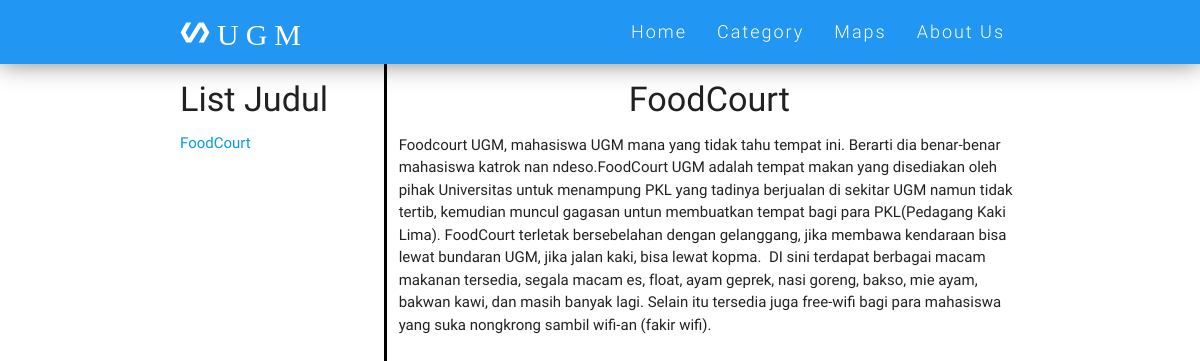
/article.php?cat=food, run on the app's committed database.
### tables this page shows
CREATE TABLE IF NOT EXISTS `artikel` (
`id` int(11) NOT NULL,
  `judul` varchar(255) NOT NULL,
  `kategori` int(11) NOT NULL,
  `isi` text NOT NULL,
  `id_map` int(11) NOT NULL
);

### article.php (the view, shortened to what this page needs)
<!DOCTYPE html>
<html>
<head>
    <link href="css/fontmaterial.css" rel="stylesheet">
    <link href="min/plugin-min.css" type="text/css" rel="stylesheet">
    <link href="min/custom-min.css" type="text/css" rel="stylesheet" >
    <link href="min/style.css" type="text/css" rel="stylesheet" >
    <link href="css/stylemap.css" type="text/css" rel="stylesheet" >
</head>
<body id="top" class="scrollspy">
 <div class="navbar-fixed">
    <nav id="nav_f" class="default_color" role="navigation">
        <div class="container">
            <div class="nav-wrapper">
            <a href="index.php" id="logo-container" class="brand-logo"> <i class="mdi-action-polymer">UGM</i></a>
                <ul class="right hide-on-med-and-down">
                    <li><a href="index.php">Home</a></li>
                    <li><a href="index.php#work">Category</a></li>
                    <li><a href="map.php">Maps</a></li>
                    <li><a href="index.php#team">About Us</a></li>
                </ul>
            </div>
        </div>
    </nav>
</div>
<?php
    $cat=$_GET['cat'];
    if(!isset($_GET['id'])){
        $n=mysql_query("SELECT id FROM lengkap where kategori = '$cat' limit 0,1 ");
        $m=mysql_fetch_array($n);
        $id=$m[0];
    }else{
        $id=$_GET['id'];
    }
    $sql=mysql_query("select * from lengkap where kategori = '$cat'");
    $sql1=mysql_query("select * from lengkap where kategori = '$cat' and id = $id");
?>
<div class="container">
    <div class="row" style="margin-bottom: 0px !important">
        <div class="col s3">
            <h4>List Judul</h4>
            <?php
                while ($d=mysql_fetch_array($sql)) {
                    echo "<a href='?cat=$cat&id=$d[0]'>$d[1]</a><br>";
                }
            ?>
        </div>
        <div class="col s9" style="border-left:3px solid black;bottom:0px; height: 100vh">
        <?php
            $data=mysql_fetch_array($sql1);
        ?>
        <center><h4><?php echo $data['judul'];?></h4></center>
            <?php
                echo $data['isi'];
            ?>
            <br>
            <br>
        </div>
    </div>
</div>
  </body>
</html>

### min/custom-min.css (style rules this page uses)
.default_color { background-color:#2196F3 !important }
#nav_f { box-shadow:none !important;-webkit-box-shadow:none !important }
.brand-logo { position:absolute;color:#fff;display:inline-block;font-size:2.1rem;font-style:normal;font-weight:100;padding:0;letter-spacing:7px }
nav ul a { font-size:1.2rem;color:#FFF;letter-spacing:2px;display:block;font-weight:300;padding:0px 15px }

### min/style.css (style rules this page uses)
#nav_f { box-shadow:0px 0px 25px rgba(0, 0, 0, 0.5) !important; }

### data on the page
artikel: judul "FoodCourt", isi "Foodcourt UGM, mahasiswa UGM mana yang tidak tahu tempat ini. Berarti dia benar-benar mahasiswa katrok nan ndeso.FoodCourt UGM adalah tempat makan yang disediakan oleh pihak Universitas untuk menampung PKL yang tadinya berjualan di sekitar UGM namun tidak tertib, kemudian muncul gagasan untun membuatkan tempat bagi para PKL(Pedagang Kaki Lima). FoodCourt terletak bersebelahan dengan gelanggang, jika membawa kendaraan bisa lewat bundaran UGM, jika jalan kaki, bisa lewat kopma. DI sini terdapat berbagai macam makanan tersedia, segala macam es, float, ayam geprek, nasi goreng, bakso, mie ayam, bakwan kawi, dan masih banyak lagi. Selain itu tersedia juga free-wifi bagi para mahasiswa yang suka…"
